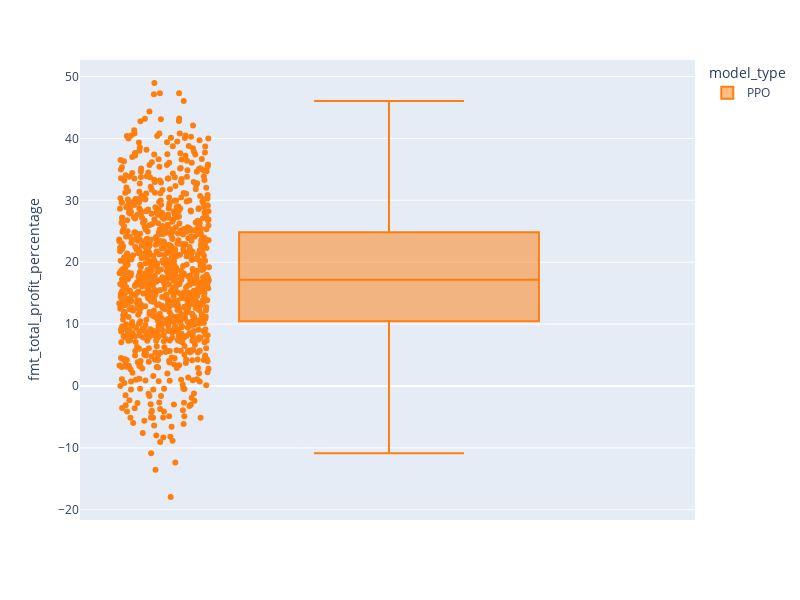

Notebook cell for this chart:
### Code cell
fig = px.box(df_trader_results, y="fmt_total_profit_percentage", color="model_type", points="all", color_discrete_sequence=[ "#FF7F0E", "#00CC96", "#10aded", "#8A56EF"],  width=800, height=600)
fig.show()

### Figure 1 — Plotly figure (JSON) as saved in the notebook; plotly's stock layout.template omitted (floating-point values rounded to 4 significant figures; data arrays with more than 128 entries replaced by an {"elided": "..."} marker saying what was removed)
{"data": [{"alignmentgroup": "True", "boxpoints": "all", "hovertemplate": "model_type=PPO<br>fmt_total_profit_percentage=%{y}<extra></extra>", "legendgroup": "PPO", "marker": {"color": "#FF7F0E"}, "name": "PPO", "notched": false, "offsetgroup": "PPO", "orientation": "v", "showlegend": true, "type": "box", "x0": " ", "xaxis": "x", "y": {"elided": "1000 float values"}, "y0": " ", "yaxis": "y"}], "layout": {"boxmode": "group", "height": 600, "legend": {"title": {"text": "model_type"}, "tracegroupgap": 0}, "margin": {"t": 60}, "width": 800, "xaxis": {"anchor": "y", "domain": [0, 1]}, "yaxis": {"anchor": "x", "domain": [0, 1], "title": {"text": "fmt_total_profit_percentage"}}}}
